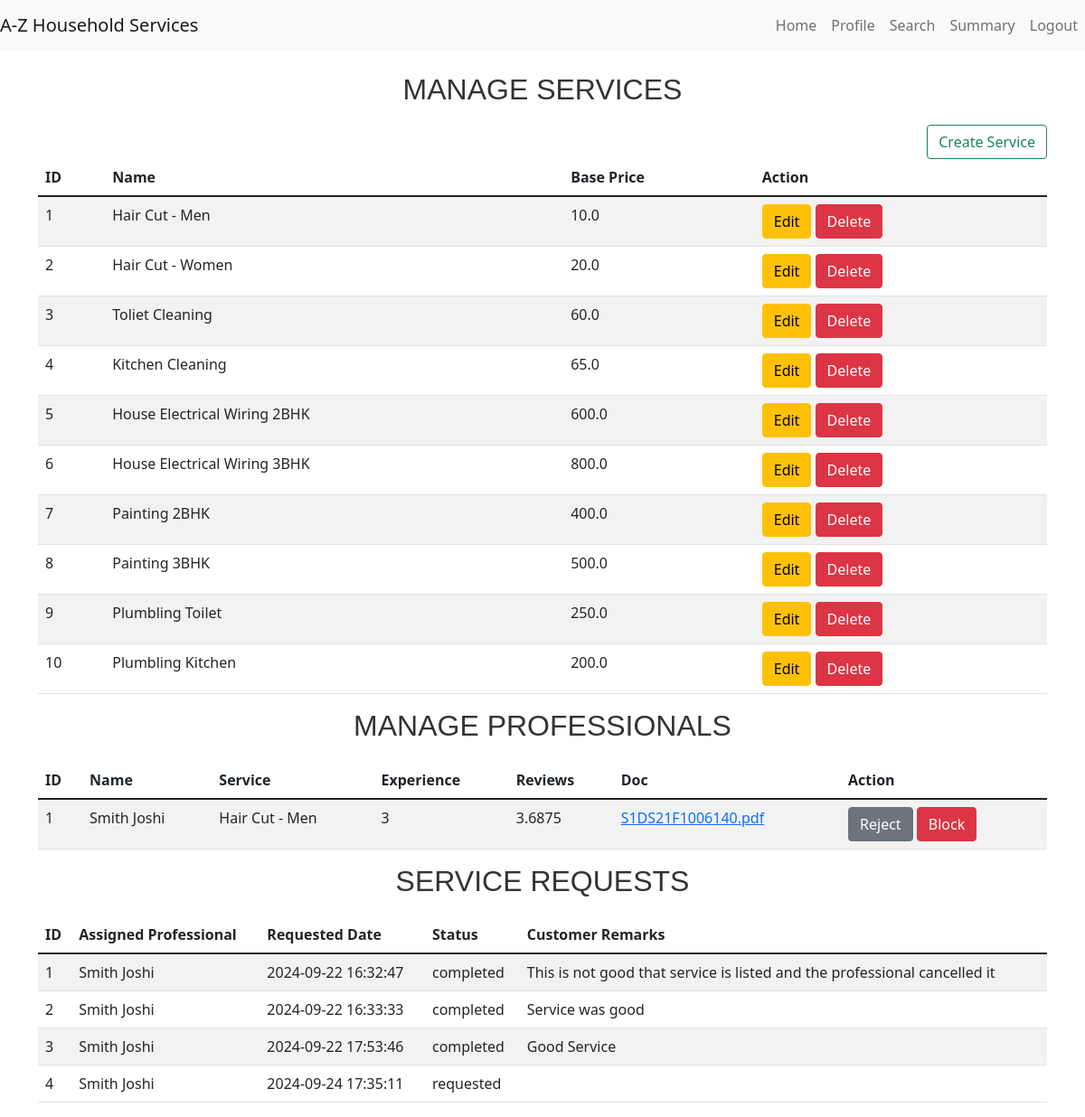
The app's page /admin/dashboard (signed in), older data.
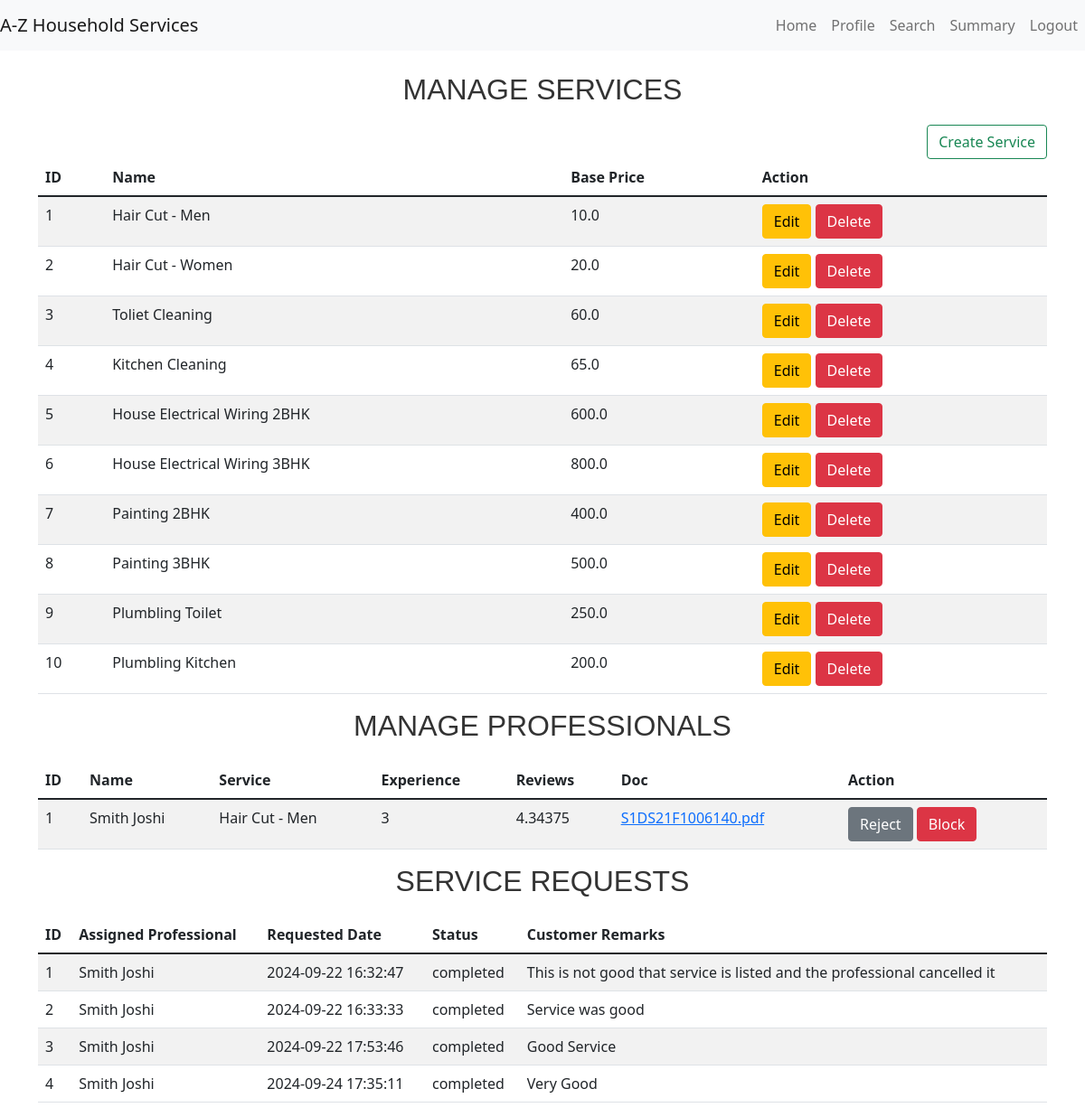
The same page, newer data.
### models.py (models this page shows, shortened)
class ProfessionalProfile(db.Model):
    __tablename__ = 'professional_profiles'
    id = db.Column(db.Integer, primary_key=True)
    user_id = db.Column(db.Integer, db.ForeignKey('users.id'))
    full_name = db.Column(db.String(100), nullable=False)
    service_type = db.Column(db.String(100), nullable=False)
    experience = db.Column(db.String(100), nullable=False)
    filename = db.Column(db.String(120), nullable=False)
    uploaded_at = db.Column(db.DateTime, default=db.func.current_timestamp())
    address = db.Column(db.String(200),nullable=False)
    pin_code = db.Column(db.String(6), nullable=False)
    reviews = db.Column(db.Float, default=0)

class ServiceRequest(db.Model):
    __tablename__ = 'service_requests'
    id = db.Column(db.Integer, primary_key=True)
    service_id = db.Column(db.Integer, db.ForeignKey('services.id'))
    customer_id = db.Column(db.Integer, db.ForeignKey('users.id'))
    professional_id = db.Column(db.Integer, db.ForeignKey('users.id'), nullable=True)
    date_of_request = db.Column(db.DateTime, default=db.func.current_timestamp())
    date_of_accept_reject = db.Column(db.DateTime, nullable=True)
    date_of_completion = db.Column(db.DateTime, nullable=True)
    service_status = db.Column(db.String(20))  # requested, accepted, rejected , completed
    remarks = db.Column(db.String(200))

### app.py (the view)
@app.route('/admin/dashboard')
def admin_dashboard():
    if 'admin_user_id' in session:
        user_dict={}
        prof_dict ={}
        service_type={}
        services = Service.query.all()
        professional_profile = ProfessionalProfile.query.all()
        for profile in professional_profile:
            user_dict[profile.user_id] = User.query.filter_by(id=profile.user_id).first()
            service_type[profile.user_id] = Service.query.filter_by(id=profile.service_type).first()
            prof_dict[profile.user_id] = profile
        service_requests = ServiceRequest.query.all()
        return render_template('admin_dashboard.html', services=services, professional_profile=professional_profile, customer_profile=customer_profile, service_requests=service_requests,user_dict=user_dict,service_type=service_type,prof_dict=prof_dict)
    return redirect(url_for('admin_login'))

### app.py (called while the page is built)
@app.before_request
def create_tables():
    global first_request
    if first_request:
        db.create_all()
        first_request = False

### templates/admin_dashboard.html (shortened to what this page needs)
{% extends "base.html" %}
{% block content %}
<div class="row">
    <div class="col-md-12">
        <h3>Manage Services</h3>
        <div class="d-flex justify-content-end">
            <a href="{{ url_for('create_services') }}"  class="btn btn-outline-success">Create Service</a>
        </div>
        <table class="table table-striped">
            <thead>
                <tr>
                    <th>ID</th>
                    <th>Name</th>
                    <th>Base Price</th>
                    <th>Action</th>
                </tr>
            </thead>
            <tbody>
                {% for service in services %}
                <tr>
                    <td>{{ service.id }}</td>
                    <td>{{ service.name }}</td>
                    <td>{{ service.price }}</td>
                    <td>
                        <a href="/admin/services/update_service/{{ service.id }}" class="btn btn-warning">Edit</a>
                        <a href="/admin/services/delete_service/{{ service.id }}" class="btn btn-danger">Delete</a>
                    </td>
                </tr>
                {% endfor %}
            </tbody>
        </table>
        <h3>Manage Professionals</h3>
        <table class="table table-striped">
            <thead>
                <tr>
                    <th>ID</th>
                    <th>Name</th>
                    <th>Service</th>
                    <th>Experience</th>
                    <th>Reviews</th>
                    <th>Doc</th>
                    <th>Action</th>
                </tr>
            </thead>
            <tbody>
                {% for professional in professional_profile %}
                <tr>
                    <td>{{ professional.id }}</td>
                    <td>{{ professional.full_name }}</td>
                    <td>{{ service_type[professional.user_id].name }}</td>
                    <td>{{ professional.experience }}</td>
                    <td>{{ professional.reviews }}</td>
                    <td><a href="/download/{{ professional.filename }}"  >{{ professional.filename }}</a></td>
                    <td>
                        <a href="/admin/manage_user/{{ professional.user_id }}/approve/{{user_dict[professional.user_id].approve}}" class="btn {{ 'btn-secondary' if user_dict[professional.user_id].approve else 'btn-success' }}">{{ 'Reject' if user_dict[professional.user_id].approve else 'Approve' }}</a>
                        <a href="/admin/manage_user/{{ professional.user_id }}/blocked/{{user_dict[professional.user_id].blocked}}" class="btn {{ 'btn-success' if user_dict[professional.user_id].blocked else 'btn-danger' }}">{{ 'Unblock' if user_dict[professional.user_id].blocked else 'Block' }}</a>
                    </td>
                </tr>
                {% endfor %}
            </tbody>
        </table>
        <h3>Service Requests</h3>
        <table class="table table-striped">
            <thead>
                <tr>
                    <th>ID</th>
                    <th>Assigned Professional</th>
                    <th>Requested Date</th>
                    <th>Status</th>
                    <th>Customer Remarks</th>
                </tr>
            </thead>
            <tbody>
                {% for service_request in service_requests%}
                <tr>
                    <td>{{ service_request.id }}</td>
                    <td>{{ prof_dict[service_request.professional_id].full_name}}</td>
                    <td>{{ service_request.date_of_request}}</td>
                    <td>{{ service_request.service_status}}</td>
                    <td>{{ service_request.remarks if service_request.remarks else ""}}</td>
                </tr>
                {% endfor %}
            </tbody>
        </table>
    </div>
</div>
{% endblock %}

Row changes from the older to the newer data that the page shows:
changed ProfessionalProfile "Smith Joshi": reviews "3.6875" → "4.34375"
changed ServiceRequest id 4: service_status "requested" → "completed"; remarks (not shown) → "Very Good"
